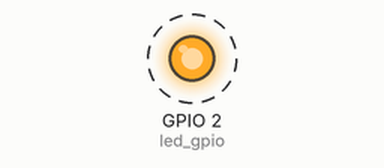
A sketch run on a simulated ESP32. Parts: output pins drawn as LEDs (lit = HIGH). Dashed ring = blinking.

Above: at 0.05 s.
Timing chart, 0 to 3.0 s (numbered marks = the images above):
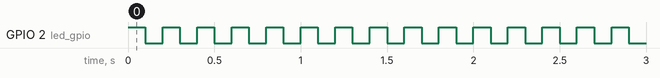

The sketch:

blinkESP32.ino
```cpp
const byte led_gpio = 2;
// the setup function runs once when you press reset or power the board

void setup() {
  // initialize digital pin LED_BUILTIN as an output.
  pinMode(led_gpio, OUTPUT);
}

// the loop function runs over and over again forever

void loop() {
  digitalWrite(led_gpio, HIGH);   // turn the LED on (HIGH is the voltage level)
  delay(100);                       // wait for a second
  digitalWrite(led_gpio, LOW);    // turn the LED off by making the voltage LOW
  delay(100);                       // wait for a second
}
```

Measured:
- by itself, GPIO 2 (led_gpio): alternates HIGH for 0.10 s and LOW for 0.10 s
